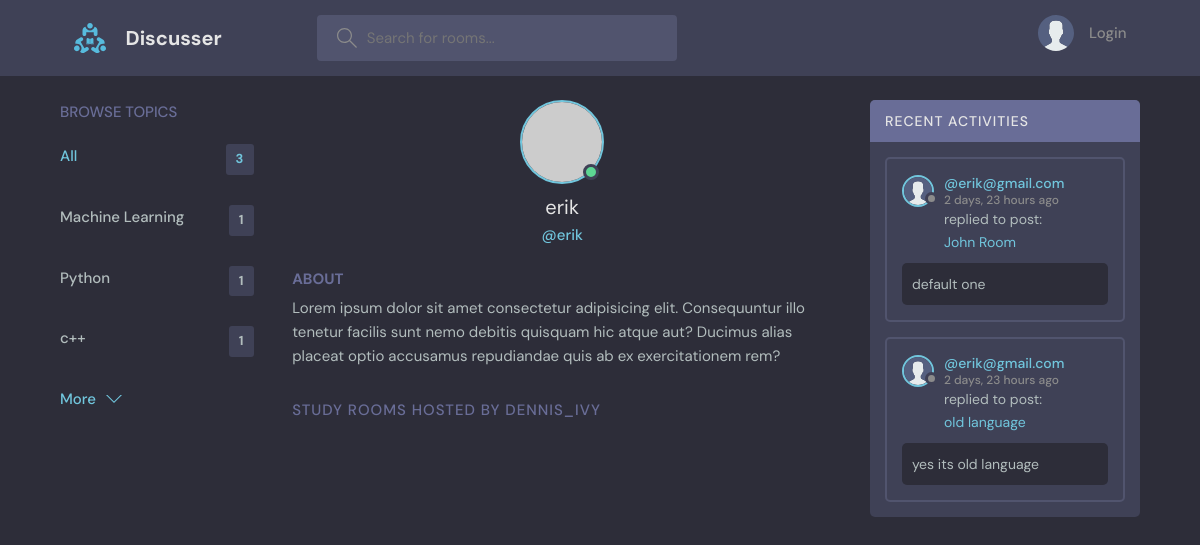
Screenshot of /profile/3/ with the database file from the repository.
### base/models.py (models this page shows, shortened)
class Topic(models.Model):
    name=models.CharField(max_length = 200)

class User(AbstractUser):
    name = models.CharField(max_length = 200, null=True)
    email = models.EmailField(unique = True,null=True)
    bio = models.TextField(null=True)
    avatar = models.ImageField(null=True ,default="avatar.svg")
    USERNAME_FIELD = 'email'
    REQUIRED_FIELDS = []

class Message(models.Model):
    user=models.ForeignKey(User, on_delete=models.CASCADE)
    room = models.ForeignKey(Room, on_delete=models.CASCADE)
    body = models.TextField()
    updated = models.DateTimeField(auto_now = True)
    created = models.DateTimeField(auto_now_add = True)
    class Meta:
        ordering = ['-updated','-created']

class Room(models.Model):
    host=models.ForeignKey(User, on_delete=models.SET_NULL,null=True)
    topic =models.ForeignKey(Topic, on_delete=models.SET_NULL,null=True)
    name = models.CharField(max_length = 200)
    description = models.TextField(null=True, blank=True)
    participants = models.ManyToManyField(User, related_name='participants',blank=True)
    updated = models.DateTimeField(auto_now = True)
    created = models.DateTimeField(auto_now_add = True)
    class Meta:
        ordering = ['-updated','-created']
    def __str__(self):
        return self.name

### base/views.py (the view)
# urls.py: path('profile/<str:pk>/',views.userProfile,name="user-profile"),
def userProfile(request,pk):
    user = User.objects.get(id=pk)
    rooms = user.room_set.all()
    room_messages = user.message_set.all()
    topics = Topic.objects.all()
    context = {'user':user,'rooms':rooms,'room_messages':room_messages,'topics':topics}
    return render(request,'base/profile.html',context)

### base/templates/base/profile.html (shortened to what this page needs)
{% extends 'main.html' %}
{% block content%}
  <main class="profile-page layout layout--3">
    <div class="container">
    {% include 'base/topics_component.html' %}
      <div class="roomList">
        <div class="profile">
          <div class="profile__avatar">
            <div class="avatar avatar--large active">
              <img src="https://randomuser.me/api/portraits/men/11.jpg" />
            </div>
          </div>
          <div class="profile__info">
            <h3>{{user.username}}</h3>
            <p>@{{user.username}}</p>
          </div>
          <div class="profile__about">
            <h3>About</h3>
            <p>
              Lorem ipsum dolor sit amet consectetur adipisicing elit. Consequuntur illo tenetur
              facilis sunt nemo debitis quisquam hic atque aut? Ducimus alias placeat optio
              accusamus repudiandae quis ab ex exercitationem rem?
            </p>
          </div>
        </div>
        <div class="roomList__header">
          <div>
            <h2>Study Rooms Hosted by dennis_ivy</a>
            </h2>
          </div>
        </div>
      </div>
         {% include 'base/activity_component.html' %}
    </div>
  </main>
{% endblock content %}

### base/templates/base/topics_component.html
<div class="topics">
  <div class="topics__header">
    <h2>Browse Topics</h2>
  </div>
  <ul class="topics__list">
    <li>
      <a href="/" class="active">All <span>{{topics.count}}</span></a>
    </li>
    {% for topic in topics %}
    <li>
      <a href="/?q={{topic.name}}"
        >{{topic.name}} <span>{{topic.room_set.all.count}}</span></a
      >
    </li>
    {% endfor %}
  </ul>
  <a class="btn btn--link" href="/topics">
    More
    <svg
      version="1.1"
      xmlns="http://www.w3.org/2000/svg"
      width="32"
      height="32"
      viewBox="0 0 32 32"
    >
      <title>chevron-down</title>
      <path d="M16 21l-13-13h-3l16 16 16-16h-3l-13 13z"></path>
    </svg>
  </a>
</div>

### base/templates/base/activity_component.html (shortened to what this page needs)
<div class="activities">
  <div class="activities__header">
    <h2>Recent Activities</h2>
  </div>
  {% for message in room_messages %}
  <div class="activities__box">
    <div class="activities__boxHeader roomListRoom__header">
      <a href="/profile/{{message.user.id}}" class="roomListRoom__author">
        <div class="avatar avatar--small">
          <img src="{{message.user.avatar.url}}" />
        </div>
        <p>
          @{{message.user}}
          <span>{{message.created|timesince}} ago</span>
        </p>
      </a>
    </div>
    <div class="activities__boxContent">
      <p>
        replied to post:<a href="/room/{{message.room.id}}">{{message.room}}</a>
      </p>
      <div class="activities__boxRoomContent">{{message.body}}</div>
    </div>
  </div>
  {% endfor %}
</div>

### rows the page displays
Topic: name "Machine Learning", room_set.all.count "1"
Topic: name "Python", room_set.all.count "1"
Topic: name "c++", room_set.all.count "1"
User: username "erik"
Message: user.avatar (placeholder picture), user "erik@gmail.com", created "2 days, 23 hours", room "John Room", body "default one"
Message: user.avatar (placeholder picture), user "erik@gmail.com", created "2 days, 23 hours", room "old language", body "yes its old language"

### other values shown
{{ topics.count }} "3"
